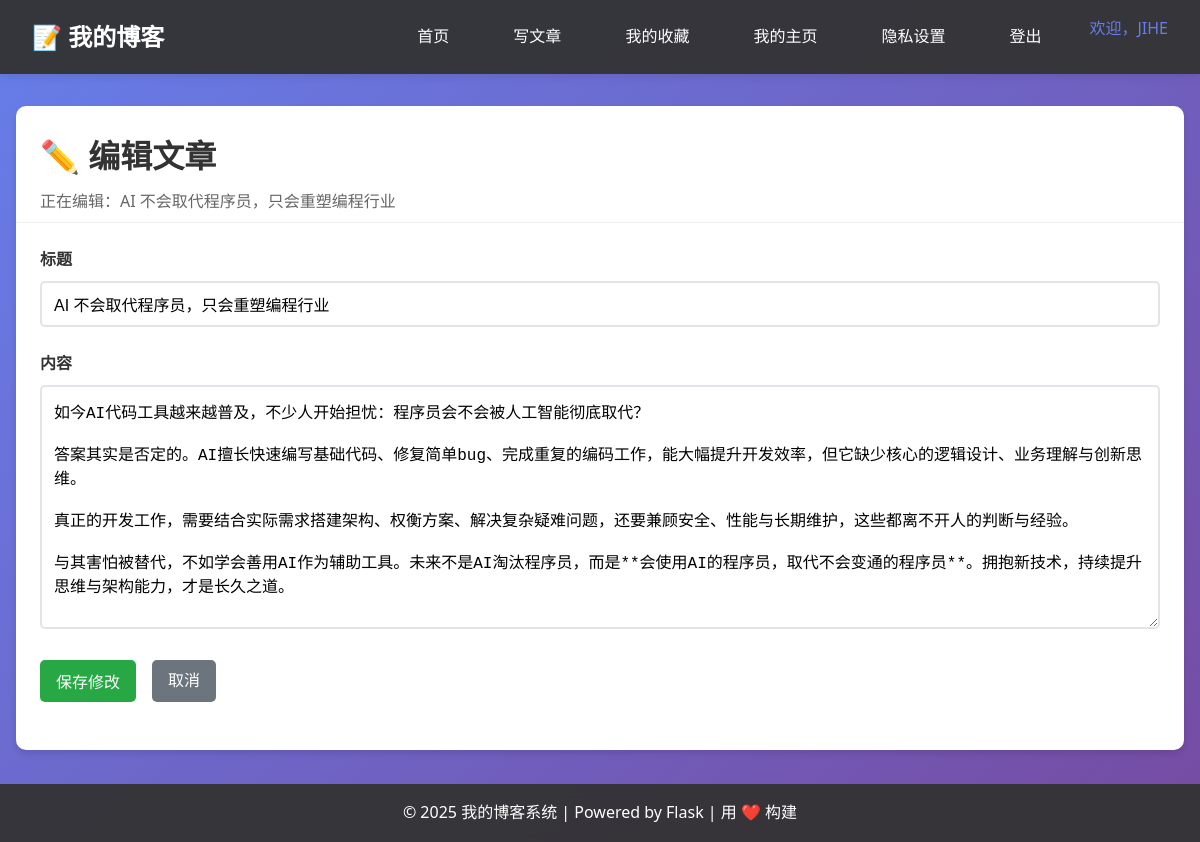
Screenshot of /post/1/edit (signed in) with the database file from the repository.
### models.py (models this page shows, shortened)
class User(UserMixin, db.Model):
    __tablename__ = 'users'
    id = db.Column(db.Integer, primary_key=True)
    username = db.Column(db.String(80), unique=True, nullable=False)
    email = db.Column(db.String(120), unique=True, nullable=False)
    password_hash = db.Column(db.String(128), nullable=False)
    created_at = db.Column(db.DateTime, default=datetime.now)
    is_active = db.Column(db.Boolean, default=True)
    favorites_private = db.Column(db.Boolean, default=False)

class Post(db.Model):
    __tablename__ = 'posts'
    id = db.Column(db.Integer, primary_key=True)
    title = db.Column(db.String(100), nullable=False)
    content = db.Column(db.Text, nullable=False)
    created_at = db.Column(db.DateTime, default=datetime.now)
    user_id = db.Column(db.Integer, db.ForeignKey('users.id'), nullable=False)
    likes_count = db.Column(db.Integer, default=0)
    favorites_count = db.Column(db.Integer, default=0)
    author = db.relationship('User', foreign_keys=[user_id], backref='user_posts')
    likes = db.relationship('Like', backref='post', lazy='dynamic', cascade='all, delete-orphan')
    favorites = db.relationship('Favorite', backref='post', lazy='dynamic', cascade='all, delete-orphan')
    comments = db.relationship('Comment', backref='post', lazy='dynamic', cascade='all, delete-orphan')

### views.py (the view, shortened to what this page needs)
class PostEditView(MethodView):
    @login_required
    def get(self, id):
        post = Post.query.get_or_404(id)
        if post.user_id != current_user.id:
            flash('你没有权限编辑别人的文章！', 'error')
            return redirect(url_for('index'))
        form = PostForm(obj=post)
        return render_template('edit.html', form=form, post=post)

### forms.py
class PostForm(FlaskForm):
    title = StringField(
        '标题',
        validators=[
            DataRequired(message='标题不能为空'),
            Length(max=100, message='标题长度不能超过100个字符')
        ],
        render_kw={'placeholder': '请输入文章标题'}
    )
    content = TextAreaField(
        '内容',
        validators=[
            DataRequired(message='内容不能为空')
        ],
        render_kw={'placeholder': '请输入文章内容（支持Markdown格式）', 'rows': 10}
    )
    submit = SubmitField('发布文章')

### main.py (called while the page is built)
@login_manager.user_loader
def load_user(user_id):
    return User.query.get(int(user_id))

### templates/edit.html (shortened to what this page needs)
{% extends "base.html" %}
{% block content %}
<div class="card">
    <div class="card-header">
        <h1>✏️ 编辑文章</h1>
        <p style="color: #666; margin-top: 0.5rem;">正在编辑：{{ post.title }}</p>
    </div>
    <div class="card-body">
        <form method="POST" action="{{ url_for('edit', id=post.id) }}">
            <div class="form-group">
                {{ form.title.label(class="form-label") }}
                {{ form.title(class="form-control") }}
            </div>
            <div class="form-group">
                {{ form.content.label(class="form-label") }}
                {{ form.content(class="form-control", rows=12) }}
            </div>
            <div class="form-group" style="display: flex; gap: 1rem;">
                {{ form.submit(class="btn btn-success", value="保存修改") }}
                <a href="{{ url_for('detail', id=post.id) }}" class="btn btn-secondary">取消</a>
            </div>
        </form>
    </div>
</div>
{% endblock %}

### templates/base.html (shortened to what this page needs)
<!DOCTYPE html>
<html lang="zh-CN">
<head>
    <link rel="stylesheet" href="{{ url_for('static', filename='css/style.css') }}">
    <link rel="stylesheet" href="https://cdnjs.cloudflare.com/ajax/libs/highlight.js/11.8.0/styles/github-dark.min.css">
</head>
<body>
    <nav class="navbar">
        <div class="nav-container">
            <a href="{{ url_for('index') }}" class="logo">📝 我的博客</a>
            <div class="nav-links">
                <a href="{{ url_for('index') }}">首页</a>
                {% if current_user.is_authenticated %}
                    <a href="{{ url_for('create') }}">写文章</a>
                    <a href="{{ url_for('my_favorites') }}">我的收藏</a>
                    <a href="{{ url_for('profile') }}">我的主页</a>
                    <a href="{{ url_for('privacy_settings') }}">隐私设置</a>
                    <a href="{{ url_for('logout') }}" onclick="return confirm('确定要登出吗？')">登出</a>
                    <span style="color: #667eea;">欢迎，{{ current_user.username }}</span>
                {% else %}
                    <a href="{{ url_for('login') }}">登录</a>
                    <a href="{{ url_for('register') }}">注册</a>
                {% endif %}
            </div>
        </div>
    </nav>
    <div class="container">
        {% block content %}{% endblock %}
    </div>
    <footer class="footer">
        <p>&copy; 2025 我的博客系统 | Powered by Flask | 用 ❤️ 构建</p>
    </footer>
</body>
</html>

### static/css/style.css (style rules this page uses)
* { margin: 0; padding: 0; box-sizing: border-box; }
body { font-family: 'Segoe UI', Tahoma, Geneva, Verdana, sans-serif; line-height: 1.6; color: #333; background: linear-gradient(135deg, #667eea 0%, #764ba2 100%); min-height: 100vh; padding-bottom: 60px; }
.navbar { background: rgba(51, 51, 51, 0.95); backdrop-filter: blur(10px); color: white; padding: 1rem 2rem; box-shadow: 0 2px 10px rgba(0,0,0,0.1); position: sticky; top: 0; z-index: 1000; }
.nav-container { max-width: 1200px; margin: 0 auto; display: flex; justify-content: space-between; align-items: center; }
.logo { font-size: 1.5rem; font-weight: bold; color: white; text-decoration: none; }
.nav-links { display: flex; gap: 2rem; }
.nav-links a { color: white; text-decoration: none; padding: 0.5rem 1rem; transition: all 0.3s ease; border-radius: 5px; }
.container { max-width: 1200px; margin: 2rem auto; padding: 0 1rem; }
.card { background: white; border-radius: 10px; box-shadow: 0 4px 6px rgba(0,0,0,0.1); overflow: hidden; transition: transform 0.3s ease, box-shadow 0.3s ease; margin-bottom: 2rem; }
.card-header { padding: 1.5rem 1.5rem 0.5rem 1.5rem; border-bottom: 1px solid #eee; }
.card-body { padding: 1.5rem; }
.btn { display: inline-block; padding: 0.5rem 1rem; border: none; border-radius: 5px; cursor: pointer; text-decoration: none; transition: all 0.3s ease; font-size: 1rem; }
.btn-success { background: #28a745; color: white; }
.btn-secondary { background: #6c757d; color: white; }
.form-group { margin-bottom: 1.5rem; }
.form-label { display: block; margin-bottom: 0.5rem; font-weight: 600; color: #333; }
.form-control { width: 100%; padding: 0.75rem; border: 2px solid #e1e5e9; border-radius: 5px; font-size: 1rem; transition: border-color 0.3s ease; }
textarea.form-control { font-family: 'Courier New', monospace; resize: vertical; }
.footer { text-align: center; padding: 1rem; background: rgba(51, 51, 51, 0.95); color: white; position: fixed; bottom: 0; width: 100%; backdrop-filter: blur(10px); }

### rows the page displays
User: username "JIHE"
Post: title "AI 不会取代程序员，只会重塑编程行业", content "如今AI代码工具越来越普及，不少人开始担忧：程序员会不会被人工智能彻底取代？ 答案其实是否定的。AI擅长快速编写基础代码、修复简单bug、完成重复的编码工作，能大幅提升开发效率，但它缺少核心的逻辑设计、业务理解与创新思维。 真正的开发工作，需要结合实际需求搭建架构、权衡方案、解决复杂疑难问题，还要兼顾安全、性能与长期维护，这些都离不开人的判断与经验。 与其害怕被替代，不如学会善用AI作为辅助工具。未来不是AI淘汰程序员，而是**会使用AI的程序员，取代不会变通的程序员**。拥抱新技术，持续提升思维与架构能力，才是长久之道。"
